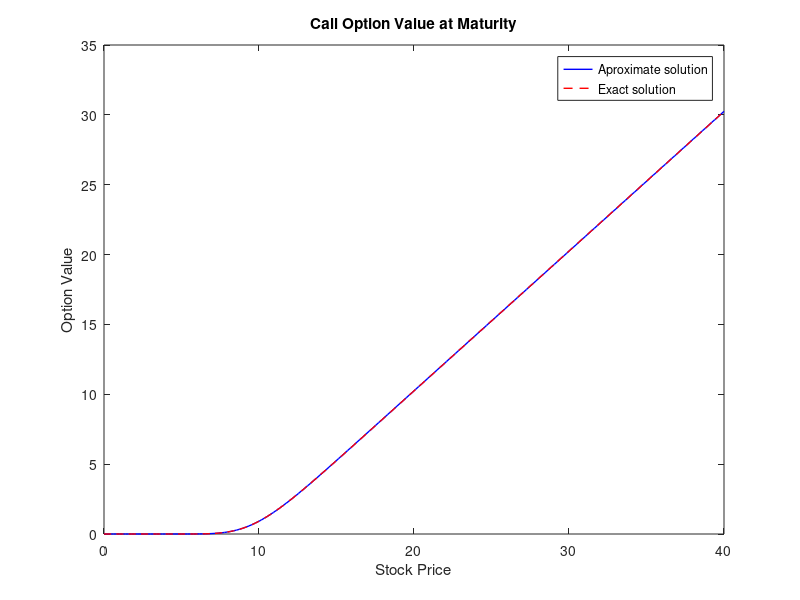
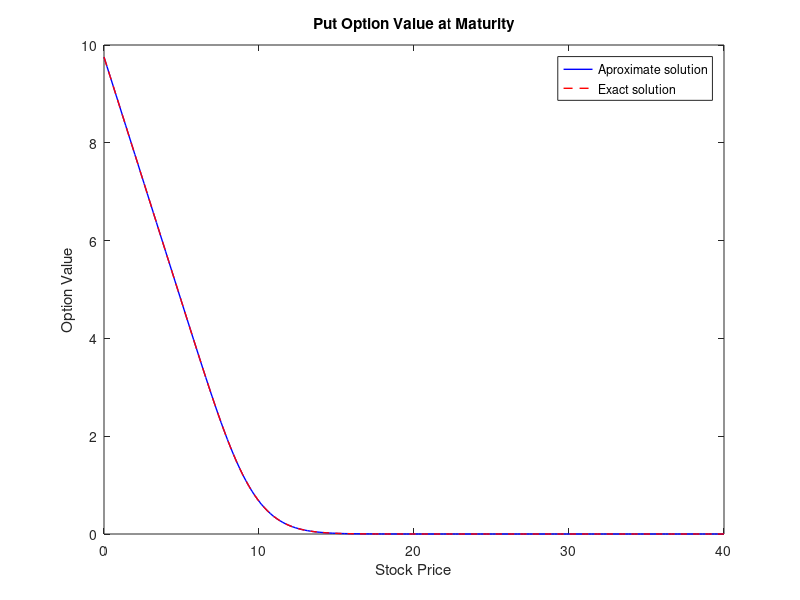
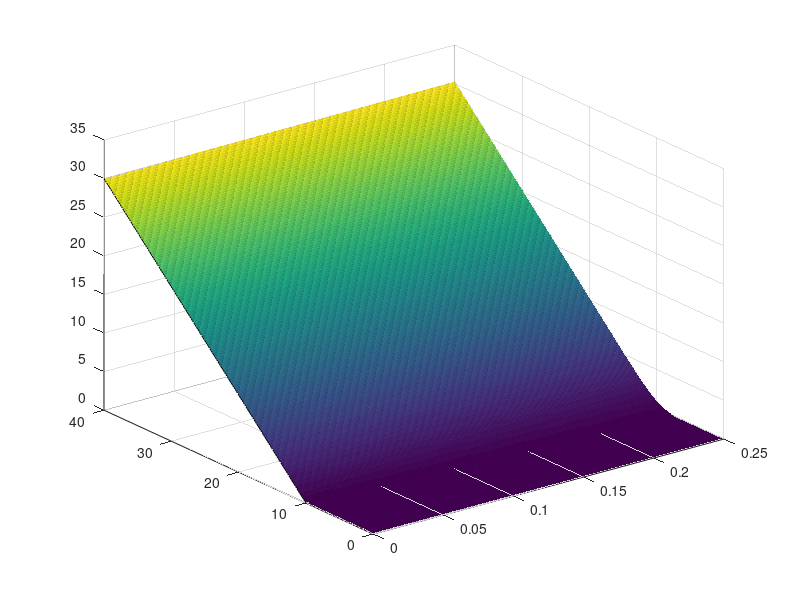

These charts were generated, in order, by the following MATLAB code: (Note: this script raises an error after producing the figures.)
% Parameters
Smax = 40; % Maximal stock price (usualy considered Smax = 4*K)
K = 10; % Strike price
r = 0.1; % Risk-free rate
sigma = 0.4; % Volatility
T = 0.25; % Time to maturity (in years)

N = 200; % Number of stock price steps
M = 2000; % Number of time steps
h = Smax/(N+1); % Step size in the stock price direction
dt = (T-0)/M; % Step size in the time direction

% Initialize the stock price and option value matrices
S = zeros(N+2, 1);
VC = zeros(N+2, M+1); % call option
VP = zeros(N+2, M+1); % put option

% Set the initial conditions
S(:,1) = linspace(0,Smax,N+2);
VC(:,1) = max(S-K, 0); % for a call option
VP(:,1) = max(K-S, 0); % for a put option

% Set the boundary conditions
% for a call option
VC(1, :) = 0;
VC(N+2, :) = Smax - K*exp(-r*(0:M)*dt) ;
% for a put option
VP(1, :) = K*exp(-r*(0:M)*dt);
VP(N+2, :) = 0;

% Compute the option values at each time step
for j = 2:M+1
    for i = 2:N+1
        VC(i, j) = (1-r*dt)*VC(i,j-1) + dt*(0.5*sigma^2*(S(i)^2)*(1/h^2)*(VC(i+1,j-1)-2*VC(i,j-1)+VC(i-1,j-1)) + r*S(i)*(VC(i+1,j-1)-VC(i-1,j-1))/(2*h));
        VP(i, j) = (1-r*dt)*VP(i,j-1) + dt*(0.5*sigma^2*(S(i)^2)*(1/h^2)*(VP(i+1,j-1)-2*VP(i,j-1)+VP(i-1,j-1)) + r*S(i)*(VP(i+1,j-1)-VP(i-1,j-1))/(2*h));
    end
end

% Calculate the exact solution at each time step
t = (0:M)*dt;
d1 = (log(S(:)/K) + (r + 0.5*sigma^2)*t) ./ (sigma*sqrt(t));
d2 = d1 - sigma*sqrt(t);
VCexact = S(:).*normcdf(d1) - K*exp(-r*t).*normcdf(d2);
VPexact = K*exp(-r*t).*normcdf(-d2) - S(:).*normcdf(-d1);

% Plot the option value at maturity
figure(1)
plot(S, VC(:,M+1),'LineWidth',1,'Color','b');
hold on;
plot(S, VCexact(:,M+1),'--','LineWidth',1,'Color','r');
hold off;
xlabel('Stock Price');
ylabel('Option Value');
title('Call Option Value at Maturity');
legend('Aproximate solution','Exact solution');
figure(2)
plot(S, VP(:,M+1),'LineWidth',1,'Color','b');
hold on;
plot(S, VPexact(:,M+1),'--','LineWidth',1,'Color','r');
hold off;
xlabel('Stock Price');
ylabel('Option Value');
title('Put Option Value at Maturity');
legend('Aproximate solution','Exact solution');
figure(3)
s = surf(t, S, VC);
s.EdgeColor = 'none';
title('Call Option Value');
xlabel('Time');
ylabel('Stock Price');
zlabel('Option Value');
figure(4)
s = surf(t, S, VP);
s.EdgeColor = 'none';
title('Put Option Value');
xlabel('Time');
ylabel('Stock Price');
zlabel('Option Value');



